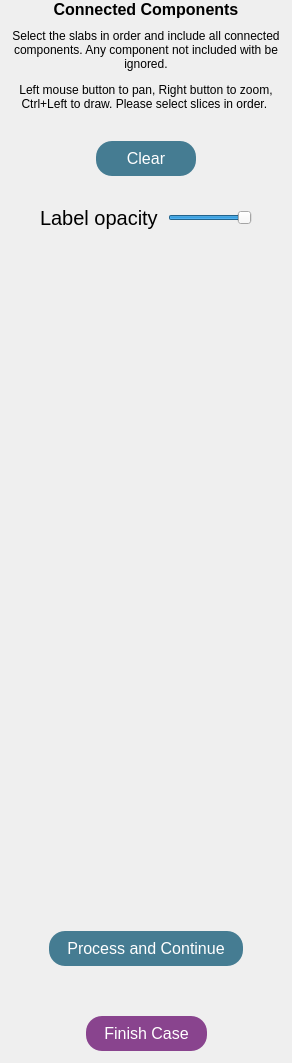
          <widget class="QWidget" name="pageCC">
           <layout class="QVBoxLayout" name="verticalLayout_5">
            <property name="spacing">
             <number>10</number>
            </property>
            <property name="leftMargin">
             <number>0</number>
            </property>
            <property name="topMargin">
             <number>0</number>
            </property>
            <property name="rightMargin">
             <number>0</number>
            </property>
            <property name="bottomMargin">
             <number>12</number>
            </property>
            <item>
             <widget class="QLabel" name="labelTitle_3">
              <property name="autoFillBackground">
               <bool>false</bool>
              </property>
              <property name="styleSheet">
               <string notr="true">font-weight: bold; font-size: 16px;</string>
              </property>
              <property name="text">
               <string>Connected Components</string>
              </property>
              <property name="alignment">
               <set>Qt::AlignCenter</set>
              </property>
             </widget>
            </item>
            <item>
             <widget class="QLabel" name="label_4">
              <property name="text">
               <string>&lt;html&gt;&lt;head/&gt;&lt;body&gt;&lt;p&gt;Select the slabs in order and include all connected components. Any component not included with be ignored.&lt;/p&gt;&lt;p&gt;Left mouse button to pan, Right button to zoom, Ctrl+Left to draw. Please select slices in order. &lt;/p&gt;&lt;/body&gt;&lt;/html&gt;</string>
              </property>
              <property name="alignment">
               <set>Qt::AlignCenter</set>
              </property>
              <property name="wordWrap">
               <bool>true</bool>
              </property>
             </widget>
            </item>
            <item>
             <layout class="QHBoxLayout" name="horizontalLayout_12">
              <property name="topMargin">
               <number>20</number>
              </property>
              <item>
               <spacer name="horizontalSpacer_26">
                <property name="orientation">
                 <enum>Qt::Horizontal</enum>
                </property>
                <property name="sizeHint" stdset="0">
                 <size>
                  <width>40</width>
                  <height>20</height>
                 </size>
                </property>
               </spacer>
              </item>
              <item>
               <widget class="QPushButton" name="pushButtonClearCC">
                <property name="minimumSize">
                 <size>
                  <width>100</width>
                  <height>0</height>
                 </size>
                </property>
                <property name="styleSheet">
                 <string notr="true">QPushButton {background: #457c92; padding: 8 18 8 18;font-size: 16px; border: none; border-radius: 16; color:white}
QPushButton:disabled {background: #999999;}</string>
                </property>
                <property name="text">
                 <string>Clear</string>
                </property>
               </widget>
              </item>
              <item>
               <spacer name="horizontalSpacer_27">
                <property name="orientation">
                 <enum>Qt::Horizontal</enum>
                </property>
                <property name="sizeHint" stdset="0">
                 <size>
                  <width>40</width>
                  <height>20</height>
                 </size>
                </property>
               </spacer>
              </item>
             </layout>
            </item>
            <item>
             <layout class="QHBoxLayout" name="horizontalLayout_15">
              <property name="topMargin">
               <number>20</number>
              </property>
              <item>
               <spacer name="horizontalSpacer_49">
                <property name="orientation">
                 <enum>Qt::Horizontal</enum>
                </property>
                <property name="sizeHint" stdset="0">
                 <size>
                  <width>40</width>
                  <height>20</height>
                 </size>
                </property>
               </spacer>
              </item>
              <item>
               <widget class="QLabel" name="label_13">
                <property name="font">
                 <font>
                  <pointsize>15</pointsize>
                 </font>
                </property>
                <property name="text">
                 <string>Label opacity</string>
                </property>
               </widget>
              </item>
              <item>
               <widget class="QSlider" name="horizontalSliderLabelOpacity">
                <property name="maximumSize">
                 <size>
                  <width>100</width>
                  <height>16777215</height>
                 </size>
                </property>
                <property name="maximum">
                 <number>100</number>
                </property>
                <property name="value">
                 <number>100</number>
                </property>
                <property name="orientation">
                 <enum>Qt::Horizontal</enum>
                </property>
               </widget>
              </item>
              <item>
               <spacer name="horizontalSpacer_50">
                <property name="orientation">
                 <enum>Qt::Horizontal</enum>
                </property>
                <property name="sizeHint" stdset="0">
                 <size>
                  <width>40</width>
                  <height>20</height>
                 </size>
                </property>
               </spacer>
              </item>
             </layout>
            </item>
            <item>
             <spacer name="verticalSpacer_11">
              <property name="orientation">
               <enum>Qt::Vertical</enum>
              </property>
              <property name="sizeType">
               <enum>QSizePolicy::Fixed</enum>
              </property>
              <property name="sizeHint" stdset="0">
               <size>
                <width>20</width>
                <height>20</height>
               </size>
              </property>
             </spacer>
            </item>
            <item>
             <spacer name="verticalSpacer_12">
              <property name="orientation">
               <enum>Qt::Vertical</enum>
              </property>
              <property name="sizeHint" stdset="0">
               <size>
                <width>20</width>
                <height>671</height>
               </size>
              </property>
             </spacer>
            </item>
            <item>
             <layout class="QHBoxLayout" name="horizontalLayout_14">
              <item>
               <spacer name="horizontalSpacer_44">
                <property name="orientation">
                 <enum>Qt::Horizontal</enum>
                </property>
                <property name="sizeHint" stdset="0">
                 <size>
                  <width>40</width>
                  <height>20</height>
                 </size>
                </property>
               </spacer>
              </item>
              <item>
               <widget class="QPushButton" name="pushButtonCreateMask">
                <property name="minimumSize">
                 <size>
                  <width>100</width>
                  <height>0</height>
                 </size>
                </property>
                <property name="styleSheet">
                 <string notr="true">QPushButton {background: #457c92; padding: 8 18 8 18;font-size: 16px; border: none; border-radius: 16; color:white}
QPushButton:disabled {background: #999999;}</string>
                </property>
                <property name="text">
                 <string>Process and Continue</string>
                </property>
               </widget>
              </item>
              <item>
               <spacer name="horizontalSpacer_48">
                <property name="orientation">
                 <enum>Qt::Horizontal</enum>
                </property>
                <property name="sizeHint" stdset="0">
                 <size>
                  <width>40</width>
                  <height>20</height>
                 </size>
                </property>
               </spacer>
              </item>
             </layout>
            </item>
            <item>
             <spacer name="verticalSpacer_5">
              <property name="orientation">
               <enum>Qt::Vertical</enum>
              </property>
              <property name="sizeType">
               <enum>QSizePolicy::Fixed</enum>
              </property>
              <property name="sizeHint" stdset="0">
               <size>
                <width>20</width>
                <height>40</height>
               </size>
              </property>
             </spacer>
            </item>
            <item>
             <layout class="QHBoxLayout" name="horizontalLayout_11">
              <item>
               <spacer name="horizontalSpacer_22">
                <property name="orientation">
                 <enum>Qt::Horizontal</enum>
                </property>
                <property name="sizeHint" stdset="0">
                 <size>
                  <width>40</width>
                  <height>20</height>
                 </size>
                </property>
               </spacer>
              </item>
              <item>
               <widget class="QPushButton" name="pushButtonQuit">
                <property name="enabled">
                 <bool>true</bool>
                </property>
                <property name="minimumSize">
                 <size>
                  <width>120</width>
                  <height>0</height>
                 </size>
                </property>
                <property name="styleSheet">
                 <string notr="true">QPushButton {background: #89448e; padding: 8 18 8 18;font-size: 16px; border: none; border-radius: 16; color:white}
QPushButton:disabled {background: #999999;}</string>
                </property>
                <property name="text">
                 <string>Finish Case</string>
                </property>
               </widget>
              </item>
              <item>
               <spacer name="horizontalSpacer_23">
                <property name="orientation">
                 <enum>Qt::Horizontal</enum>
                </property>
                <property name="sizeHint" stdset="0">
                 <size>
                  <width>40</width>
                  <height>20</height>
                 </size>
                </property>
               </spacer>
              </item>
             </layout>
            </item>
           </layout>
          </widget>
